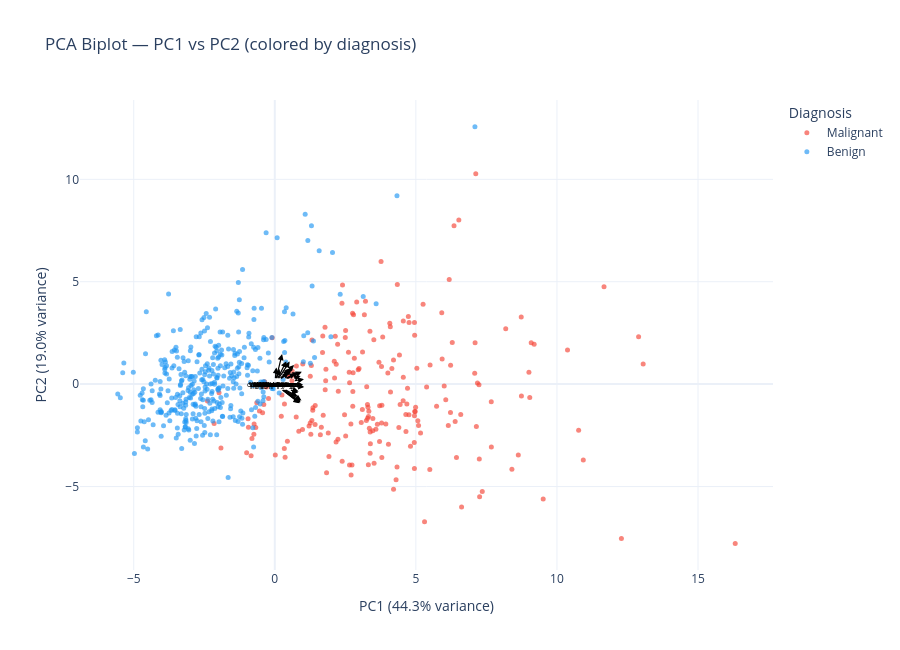

Source (notebook cell):
### Markdown cell above
## 7. Biplot (Interactive)

A **biplot** overlays two things in PCA space:
- **Points** — each tumour sample projected onto PC1 and PC2, colored by `diagnosis`
- **Arrows** — each feature's loading vector showing direction and strength of contribution

With 30 features the arrows overlap, so abbreviated labels are used. Hover over points in the interactive version to see individual sample details.

### Code cell
loadings   = pca_full.components_[:2]   # shape (2, 30)
Z_full     = pca_full.transform(X_scaled)
scale      = 4.0

diagnoses  = ["malignant", "benign"]
colors_map = {"malignant": "#F44336", "benign": "#2196F3"}
diag_vals  = df["diagnosis"].astype(str).values

fig = go.Figure()

for diag in diagnoses:
    mask = diag_vals == diag
    fig.add_trace(go.Scatter(
        x=Z_full[mask, 0],
        y=Z_full[mask, 1],
        mode="markers",
        name=diag.capitalize(),
        marker=dict(color=colors_map[diag], size=5, opacity=0.65),
    ))

# Abbreviate feature names for readability
def abbrev(name):
    return (name.replace("mean ", "μ ")
                .replace("worst ", "W ")
                .replace(" error", " err")
                .replace("concave points", "cv.pts")
                .replace("fractal dimension", "frac.dim"))

for i, feat in enumerate(features):
    fig.add_annotation(
        x=loadings[0, i] * scale, y=loadings[1, i] * scale,
        ax=0, ay=0,
        xref="x", yref="y", axref="x", ayref="y",
        showarrow=True, arrowhead=2, arrowsize=1,
        arrowwidth=1.2, arrowcolor="black",
        text=abbrev(feat),
        font=dict(size=7, color="black"),
    )

fig.update_layout(
    title="PCA Biplot — PC1 vs PC2 (colored by diagnosis)",
    xaxis_title=f"PC1 ({evr[0]*100:.1f}% variance)",
    yaxis_title=f"PC2 ({evr[1]*100:.1f}% variance)",
    legend_title="Diagnosis",
    width=900, height=650,
    template="plotly_white",
)

try:
    fig.write_image("plots/pca_biplot.png")
    print("Saved plots/pca_biplot.png")
except Exception as e:
    print(f"PNG export failed (install kaleido: pip install kaleido): {e}")

fig.show()

### Figure 1 — Plotly figure (JSON) as saved in the notebook; plotly's stock layout.template omitted (floating-point values rounded to 4 significant figures; data arrays with more than 128 entries replaced by an {"elided": "..."} marker saying what was removed)
{"data": [{"marker": {"color": "#F44336", "opacity": 0.65, "size": 5}, "mode": "markers", "name": "Malignant", "type": "scatter", "x": {"elided": "212 float values"}, "y": {"elided": "212 float values"}}, {"marker": {"color": "#2196F3", "opacity": 0.65, "size": 5}, "mode": "markers", "name": "Benign", "type": "scatter", "x": {"elided": "357 float values"}, "y": {"elided": "357 float values"}}], "layout": {"annotations": [{"arrowcolor": "black", "arrowhead": 2, "arrowsize": 1, "arrowwidth": 1.2, "ax": 0, "axref": "x", "ay": 0, "ayref": "y", "font": {"color": "black", "size": 7}, "showarrow": true, "text": "μ radius", "x": 0.8756, "xref": "x", "y": -0.9354, "yref": "y"}, {"arrowcolor": "black", "arrowhead": 2, "arrowsize": 1, "arrowwidth": 1.2, "ax": 0, "axref": "x", "ay": 0, "ayref": "y", "font": {"color": "black", "size": 7}, "showarrow": true, "text": "μ texture", "x": 0.4149, "xref": "x", "y": -0.2388, "yref": "y"}, {"arrowcolor": "black", "arrowhead": 2, "arrowsize": 1, "arrowwidth": 1.2, "ax": 0, "axref": "x", "ay": 0, "ayref": "y", "font": {"color": "black", "size": 7}, "showarrow": true, "text": "μ perimeter", "x": 0.9101, "xref": "x", "y": -0.8607, "yref": "y"}, {"arrowcolor": "black", "arrowhead": 2, "arrowsize": 1, "arrowwidth": 1.2, "ax": 0, "axref": "x", "ay": 0, "ayref": "y", "font": {"color": "black", "size": 7}, "showarrow": true, "text": "μ area", "x": 0.884, "xref": "x", "y": -0.9243, "yref": "y"}, {"arrowcolor": "black", "arrowhead": 2, "arrowsize": 1, "arrowwidth": 1.2, "ax": 0, "axref": "x", "ay": 0, "ayref": "y", "font": {"color": "black", "size": 7}, "showarrow": true, "text": "μ smoothness", "x": 0.5704, "xref": "x", "y": 0.7445, "yref": "y"}, {"arrowcolor": "black", "arrowhead": 2, "arrowsize": 1, "arrowwidth": 1.2, "ax": 0, "axref": "x", "ay": 0, "ayref": "y", "font": {"color": "black", "size": 7}, "showarrow": true, "text": "μ compactness", "x": 0.9571, "xref": "x", "y": 0.6076, "yref": "y"}, {"arrowcolor": "black", "arrowhead": 2, "arrowsize": 1, "arrowwidth": 1.2, "ax": 0, "axref": "x", "ay": 0, "ayref": "y", "font": {"color": "black", "size": 7}, "showarrow": true, "text": "μ concavity", "x": 1.034, "xref": "x", "y": 0.2407, "yref": "y"}, {"arrowcolor": "black", "arrowhead": 2, "arrowsize": 1, "arrowwidth": 1.2, "ax": 0, "axref": "x", "ay": 0, "ayref": "y", "font": {"color": "black", "size": 7}, "showarrow": true, "text": "μ cv.pts", "x": 1.043, "xref": "x", "y": -0.1391, "yref": "y"}, {"arrowcolor": "black", "arrowhead": 2, "arrowsize": 1, "arrowwidth": 1.2, "ax": 0, "axref": "x", "ay": 0, "ayref": "y", "font": {"color": "black", "size": 7}, "showarrow": true, "text": "μ symmetry", "x": 0.5527, "xref": "x", "y": 0.7614, "yref": "y"}, {"arrowcolor": "black", "arrowhead": 2, "arrowsize": 1, "arrowwidth": 1.2, "ax": 0, "axref": "x", "ay": 0, "ayref": "y", "font": {"color": "black", "size": 7}, "showarrow": true, "text": "μ frac.dim", "x": 0.2575, "xref": "x", "y": 1.466, "yref": "y"}, {"arrowcolor": "black", "arrowhead": 2, "arrowsize": 1, "arrowwidth": 1.2, "ax": 0, "axref": "x", "ay": 0, "ayref": "y", "font": {"color": "black", "size": 7}, "showarrow": true, "text": "radius err", "x": 0.8239, "xref": "x", "y": -0.4222, "yref": "y"}, {"arrowcolor": "black", "arrowhead": 2, "arrowsize": 1, "arrowwidth": 1.2, "ax": 0, "axref": "x", "ay": 0, "ayref": "y", "font": {"color": "black", "size": 7}, "showarrow": true, "text": "texture err", "x": 0.06971, "xref": "x", "y": 0.3599, "yref": "y"}, {"arrowcolor": "black", "arrowhead": 2, "arrowsize": 1, "arrowwidth": 1.2, "ax": 0, "axref": "x", "ay": 0, "ayref": "y", "font": {"color": "black", "size": 7}, "showarrow": true, "text": "perimeter err", "x": 0.8453, "xref": "x", "y": -0.3578, "yref": "y"}, {"arrowcolor": "black", "arrowhead": 2, "arrowsize": 1, "arrowwidth": 1.2, "ax": 0, "axref": "x", "ay": 0, "ayref": "y", "font": {"color": "black", "size": 7}, "showarrow": true, "text": "area err", "x": 0.8115, "xref": "x", "y": -0.6092, "yref": "y"}, {"arrowcolor": "black", "arrowhead": 2, "arrowsize": 1, "arrowwidth": 1.2, "ax": 0, "axref": "x", "ay": 0, "ayref": "y", "font": {"color": "black", "size": 7}, "showarrow": true, "text": "smoothness err", "x": 0.05813, "xref": "x", "y": 0.8177, "yref": "y"}, {"arrowcolor": "black", "arrowhead": 2, "arrowsize": 1, "arrowwidth": 1.2, "ax": 0, "axref": "x", "ay": 0, "ayref": "y", "font": {"color": "black", "size": 7}, "showarrow": true, "text": "compactness err", "x": 0.6816, "xref": "x", "y": 0.9309, "yref": "y"}, {"arrowcolor": "black", "arrowhead": 2, "arrowsize": 1, "arrowwidth": 1.2, "ax": 0, "axref": "x", "ay": 0, "ayref": "y", "font": {"color": "black", "size": 7}, "showarrow": true, "text": "concavity err", "x": 0.6144, "xref": "x", "y": 0.7888, "yref": "y"}, {"arrowcolor": "black", "arrowhead": 2, "arrowsize": 1, "arrowwidth": 1.2, "ax": 0, "axref": "x", "ay": 0, "ayref": "y", "font": {"color": "black", "size": 7}, "showarrow": true, "text": "cv.pts err", "x": 0.7337, "xref": "x", "y": 0.5213, "yref": "y"}, {"arrowcolor": "black", "arrowhead": 2, "arrowsize": 1, "arrowwidth": 1.2, "ax": 0, "axref": "x", "ay": 0, "ayref": "y", "font": {"color": "black", "size": 7}, "showarrow": true, "text": "symmetry err", "x": 0.17, "xref": "x", "y": 0.7354, "yref": "y"}, {"arrowcolor": "black", "arrowhead": 2, "arrowsize": 1, "arrowwidth": 1.2, "ax": 0, "axref": "x", "ay": 0, "ayref": "y", "font": {"color": "black", "size": 7}, "showarrow": true, "text": "frac.dim err", "x": 0.4103, "xref": "x", "y": 1.12, "yref": "y"}, {"arrowcolor": "black", "arrowhead": 2, "arrowsize": 1, "arrowwidth": 1.2, "ax": 0, "axref": "x", "ay": 0, "ayref": "y", "font": {"color": "black", "size": 7}, "showarrow": true, "text": "W radius", "x": 0.912, "xref": "x", "y": -0.8795, "yref": "y"}, {"arrowcolor": "black", "arrowhead": 2, "arrowsize": 1, "arrowwidth": 1.2, "ax": 0, "axref": "x", "ay": 0, "ayref": "y", "font": {"color": "black", "size": 7}, "showarrow": true, "text": "W texture", "x": 0.4179, "xref": "x", "y": -0.1819, "yref": "y"}, {"arrowcolor": "black", "arrowhead": 2, "arrowsize": 1, "arrowwidth": 1.2, "ax": 0, "axref": "x", "ay": 0, "ayref": "y", "font": {"color": "black", "size": 7}, "showarrow": true, "text": "W perimeter", "x": 0.9466, "xref": "x", "y": -0.7995, "yref": "y"}, {"arrowcolor": "black", "arrowhead": 2, "arrowsize": 1, "arrowwidth": 1.2, "ax": 0, "axref": "x", "ay": 0, "ayref": "y", "font": {"color": "black", "size": 7}, "showarrow": true, "text": "W area", "x": 0.8995, "xref": "x", "y": -0.8774, "yref": "y"}, {"arrowcolor": "black", "arrowhead": 2, "arrowsize": 1, "arrowwidth": 1.2, "ax": 0, "axref": "x", "ay": 0, "ayref": "y", "font": {"color": "black", "size": 7}, "showarrow": true, "text": "W smoothness", "x": 0.5118, "xref": "x", "y": 0.6892, "yref": "y"}, {"arrowcolor": "black", "arrowhead": 2, "arrowsize": 1, "arrowwidth": 1.2, "ax": 0, "axref": "x", "ay": 0, "ayref": "y", "font": {"color": "black", "size": 7}, "showarrow": true, "text": "W compactness", "x": 0.8404, "xref": "x", "y": 0.5744, "yref": "y"}, {"arrowcolor": "black", "arrowhead": 2, "arrowsize": 1, "arrowwidth": 1.2, "ax": 0, "axref": "x", "ay": 0, "ayref": "y", "font": {"color": "black", "size": 7}, "showarrow": true, "text": "W concavity", "x": 0.9151, "xref": "x", "y": 0.3919, "yref": "y"}, {"arrowcolor": "black", "arrowhead": 2, "arrowsize": 1, "arrowwidth": 1.2, "ax": 0, "axref": "x", "ay": 0, "ayref": "y", "font": {"color": "black", "size": 7}, "showarrow": true, "text": "W cv.pts", "x": 1.004, "xref": "x", "y": -0.03303, "yref": "y"}, {"arrowcolor": "black", "arrowhead": 2, "arrowsize": 1, "arrowwidth": 1.2, "ax": 0, "axref": "x", "ay": 0, "ayref": "y", "font": {"color": "black", "size": 7}, "showarrow": true, "text": "W symmetry", "x": 0.4916, "xref": "x", "y": 0.5675, "yref": "y"}, {"arrowcolor": "black", "arrowhead": 2, "arrowsize": 1, "arrowwidth": 1.2, "ax": 0, "axref": "x", "ay": 0, "ayref": "y", "font": {"color": "black", "size": 7}, "showarrow": true, "text": "W frac.dim", "x": 0.5271, "xref": "x", "y": 1.101, "yref": "y"}], "height": 650, "legend": {"title": {"text": "Diagnosis"}}, "title": {"text": "PCA Biplot — PC1 vs PC2 (colored by diagnosis)"}, "width": 900, "xaxis": {"title": {"text": "PC1 (44.3% variance)"}}, "yaxis": {"title": {"text": "PC2 (19.0% variance)"}}}}
